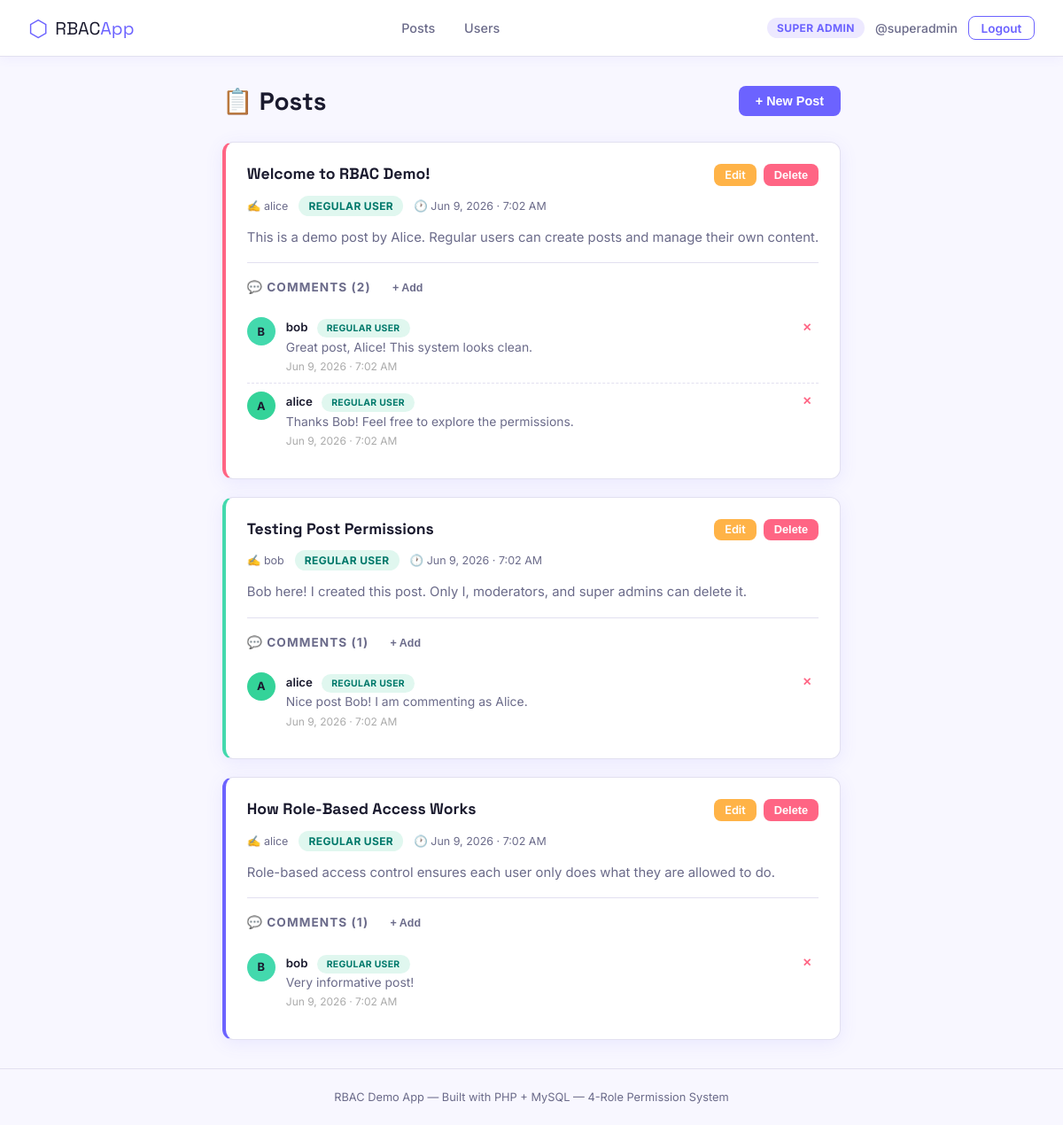
Screenshot of /pages/posts.php (signed in) with the database file from the repository.
### tables this page shows
CREATE TABLE IF NOT EXISTS posts (
    id INT AUTO_INCREMENT PRIMARY KEY,
    user_id INT NOT NULL,
    title VARCHAR(200) NOT NULL,
    content TEXT NOT NULL,
    created_at TIMESTAMP DEFAULT CURRENT_TIMESTAMP,
    updated_at TIMESTAMP DEFAULT CURRENT_TIMESTAMP ON UPDATE CURRENT_TIMESTAMP,
    FOREIGN KEY (user_id) REFERENCES users(id) ON DELETE CASCADE
);

CREATE TABLE IF NOT EXISTS users (
    id INT AUTO_INCREMENT PRIMARY KEY,
    username VARCHAR(50) NOT NULL UNIQUE,
    email VARCHAR(100) NOT NULL UNIQUE,
    password VARCHAR(255) NOT NULL,
    role_id INT NOT NULL DEFAULT 3,
    created_at TIMESTAMP DEFAULT CURRENT_TIMESTAMP,
    FOREIGN KEY (role_id) REFERENCES roles(id)
);

CREATE TABLE IF NOT EXISTS roles (
    id INT AUTO_INCREMENT PRIMARY KEY,
    name VARCHAR(50) NOT NULL UNIQUE,
    label VARCHAR(50) NOT NULL
);

CREATE TABLE IF NOT EXISTS comments (
    id INT AUTO_INCREMENT PRIMARY KEY,
    post_id INT NOT NULL,
    user_id INT NOT NULL,
    content TEXT NOT NULL,
    created_at TIMESTAMP DEFAULT CURRENT_TIMESTAMP,
    FOREIGN KEY (post_id) REFERENCES posts(id) ON DELETE CASCADE,
    FOREIGN KEY (user_id) REFERENCES users(id) ON DELETE CASCADE
);

### includes/auth.php (called while the page is built, shortened)
<?php
function currentRole() {
    return $_SESSION['role'] ?? 'guest';
}
function isSuperAdmin() { return currentRole() === 'super_admin'; }
function canCreatePost() {
    return in_array(currentRole(), ['super_admin', 'moderator', 'regular_user']);
}
function canDeletePost($postOwnerId) {
    if (isSuperAdmin()) return true;
    return false;
}
function canEditPost($postOwnerId) {
    if (isSuperAdmin()) return true;
    return false;
}
function canCreateComment() {
    return in_array(currentRole(), ['super_admin', 'moderator', 'regular_user']);
}
function canDeleteComment($commentOwnerId, $postOwnerId) {
    if (isSuperAdmin()) return true;
    return false;
}
function roleBadgeClass($role) {
    return match($role) {
        'super_admin'  => 'badge-super',
        'moderator'    => 'badge-mod',
        'regular_user' => 'badge-user',
        default        => 'badge-guest',
    };
}
?>

### pages/posts.php (the view, shortened to what this page needs)
<?php
require_once __DIR__ . '/../includes/auth.php';
$db = getDB();
$posts = $db->query("
    SELECT p.*, u.username, r.name AS role, r.label AS role_label
    FROM posts p
    JOIN users u ON p.user_id = u.id
    JOIN roles  r ON u.role_id = r.id
    ORDER BY p.created_at DESC
")->fetchAll();
$comments = $db->query("
    SELECT c.*, u.username, r.name AS role, r.label AS role_label
    FROM comments c
    JOIN users u ON c.user_id = u.id
    JOIN roles  r ON u.role_id = r.id
    ORDER BY c.created_at ASC
")->fetchAll();
$commentsByPost = [];
foreach ($comments as $cmt) {
    $commentsByPost[$cmt['post_id']][] = $cmt;
}
include __DIR__ . '/../includes/header.php';
?>
<div class="page-wrap">
    <div class="page-header">
        <h1 class="page-title">📋 Posts</h1>
        <?php if (canCreatePost()): ?>
            <button class="btn btn-primary" onclick="document.getElementById('newPostModal').classList.add('active')">
                + New Post
            </button>
        <?php endif; ?>
    </div>
    <?php if (empty($posts)): ?>
        <div class="empty-state">
            <div class="empty-icon">📭</div>
            <h3>No posts yet</h3>
            <p>Be the first to create a post!</p>
        </div>
    <?php else: ?>
        <?php foreach ($posts as $post): ?>
        <div class="card post-card" id="post-<?= $post['id'] ?>">
            <div class="card-header">
                <div>
                    <div class="card-title"><?= htmlspecialchars($post['title']) ?></div>
                    <div class="card-meta">
                        <span>✍️ <?= htmlspecialchars($post['username']) ?></span>
                        <span class="badge <?= roleBadgeClass($post['role']) ?>"><?= htmlspecialchars($post['role_label']) ?></span>
                        <span>🕐 <?= date('M j, Y · g:i A', strtotime($post['created_at'])) ?></span>
                    </div>
                </div>
                <div class="card-actions">
                    <?php if (canEditPost($post['user_id'])): ?>
                        <a href="/rbac_project/pages/edit_post.php?id=<?= $post['id'] ?>" class="btn btn-warning btn-sm">Edit</a>
                    <?php endif; ?>
                    <?php if (canDeletePost($post['user_id'])): ?>
                        <button class="btn btn-danger btn-sm" onclick="deletePost(<?= $post['id'] ?>)">Delete</button>
                    <?php endif; ?>
                </div>
            </div>
            <div class="card-body"><?= nl2br(htmlspecialchars($post['content'])) ?></div>
            <div class="comments-section">
                <div class="comments-title">
                    💬 Comments (<?= count($commentsByPost[$post['id']] ?? []) ?>)
                    <?php if (canCreateComment()): ?>
                        <button class="btn btn-ghost btn-sm" onclick="toggleCommentForm(<?= $post['id'] ?>)" style="margin-left:.5rem;font-size:.78rem;">+ Add</button>
                    <?php endif; ?>
                </div>
                <div id="cmtList-<?= $post['id'] ?>">
                <?php foreach ($commentsByPost[$post['id']] ?? [] as $cmt): ?>
                    <div class="comment-item" id="cmt-<?= $cmt['id'] ?>">
                        <div class="comment-avatar av-<?= abs(crc32($cmt['username'])) % 6 ?>">
                            <?= strtoupper($cmt['username'][0]) ?>
                        </div>
                        <div class="comment-content">
                            <span class="comment-author"><?= htmlspecialchars($cmt['username']) ?></span>
                            <span class="badge <?= roleBadgeClass($cmt['role']) ?>" style="font-size:.65rem;margin-left:.35rem;"><?= htmlspecialchars($cmt['role_label']) ?></span>
                            <p class="comment-text"><?= htmlspecialchars($cmt['content']) ?></p>
                            <span class="comment-time"><?= date('M j, Y · g:i A', strtotime($cmt['created_at'])) ?></span>
                        </div>
                        <?php if (canDeleteComment($cmt['user_id'], $post['user_id'])): ?>
                            <button class="comment-del" onclick="deleteComment(<?= $cmt['id'] ?>)">✕</button>
                        <?php endif; ?>
                    </div>
                <?php endforeach; ?>
                </div>
            </div>
        </div>
        <?php endforeach; ?>
    <?php endif; ?>
</div>
<?php include __DIR__ . '/../includes/footer.php'; ?>

### assets/css/style.css (style rules this page uses)
*, *::before, *::after { box-sizing: border-box; margin: 0; padding: 0; }
:root { --primary: #6C63FF; --primary-dk: #4f46c8; --coral: #FF6584; --mint: #43D9AD; --amber: #FFB347; --bg: #F8F7FF; --surface: #FFFFFF; --border: #E2E0F0; --text: #1A1A2E; --text-muted: #6B6B8A; --radius: 12px; --shadow: 0 4px 20px rgba(108,99,255,.10); --shadow-lg: 0 8px 32px rgba(108,99,255,.16); }
body { font-family: 'Inter', sans-serif; background: var(--bg); color: var(--text); min-height: 100vh; display: flex; flex-direction: column; }
.btn { display: inline-flex; align-items: center; gap: .4rem; padding: .55rem 1.2rem; border-radius: 8px; font-size: .9rem; font-weight: 600; border: none; cursor: pointer; text-decoration: none; transition: transform .15s, box-shadow .15s, opacity .15s; }
.btn-primary { background: var(--primary); color: #fff; }
.btn-danger { background: var(--coral); color: #fff; }
.btn-warning { background: var(--amber); color: #fff; }
.btn-ghost { background: transparent; color: var(--text-muted); }
.btn-sm { padding: .3rem .75rem; font-size: .8rem; }
.badge { display: inline-block; padding: .25rem .7rem; border-radius: 99px; font-size: .75rem; font-weight: 700; letter-spacing: .03em; text-transform: uppercase; }
.badge-user { background: #e0f7ef; color: #00796b; }
.page-wrap { max-width: 900px; margin: 2rem auto; padding: 0 1.25rem; flex: 1; }
.page-header { display: flex; align-items: center; justify-content: space-between; margin-bottom: 1.75rem; gap: 1rem; flex-wrap: wrap; }
.page-title { font-family: 'Space Grotesk', sans-serif; font-size: 1.75rem; color: var(--text); }
.card { background: var(--surface); border: 1px solid var(--border); border-radius: var(--radius); padding: 1.5rem; box-shadow: var(--shadow); transition: box-shadow .2s; }
.card + .card { margin-top: 1.25rem; }
.card-header { display: flex; align-items: flex-start; justify-content: space-between; gap: 1rem; margin-bottom: .75rem; }
.card-title { font-family: 'Space Grotesk', sans-serif; font-size: 1.1rem; color: var(--text); font-weight: 700; }
.card-body { color: var(--text-muted); font-size: .93rem; line-height: 1.65; }
.card-meta { display: flex; align-items: center; gap: .75rem; margin-top: .85rem; flex-wrap: wrap; font-size: .78rem; color: var(--text-muted); }
.card-actions { display: flex; gap: .5rem; flex-shrink: 0; flex-wrap: wrap; }
.comments-section { margin-top: 1rem; border-top: 1px solid var(--border); padding-top: 1rem; }
.comments-title { font-size: .85rem; font-weight: 700; text-transform: uppercase; letter-spacing: .08em; color: var(--text-muted); margin-bottom: .75rem; }
.comment-item { display: flex; gap: .75rem; padding: .6rem 0; border-bottom: 1px dashed var(--border); }
.comment-item:last-child { border-bottom: none; }
.comment-avatar { width: 32px; height: 32px; border-radius: 50%; display: flex; align-items: center; justify-content: center; font-weight: 700; font-size: .8rem; flex-shrink: 0; color: #fff; }
.comment-content { flex: 1; }
.comment-author { font-weight: 600; font-size: .83rem; color: var(--text); }
.comment-text { font-size: .87rem; color: var(--text-muted); margin: .15rem 0; }
.comment-time { font-size: .75rem; color: #aaa; }
.comment-del { background: none; border: none; cursor: pointer; color: var(--coral); font-size: .78rem; font-weight: 600; padding: .2rem .5rem; border-radius: 6px; transition: background .15s; align-self: flex-start; }
.post-card { border-left: 4px solid var(--primary); }
.post-card:nth-child(3n+2) { border-left-color: var(--coral); }
.post-card:nth-child(3n+3) { border-left-color: var(--mint); }
.av-2 { background: var(--mint); color: #1A1A2E !important; }
.av-5 { background: #34d399; color: #1A1A2E !important; }

### rows the page displays
posts: title "Welcome to RBAC Demo!", user.username "alice", roles.label "REGULAR USER", created_at "Jun 9, 2026 · 7:02 AM", content "This is a demo post by Alice. Regular users can create posts and manage their own content.", id "2"
comments: user.username "B", user.username "bob", roles.label "REGULAR USER", content "Great post, Alice! This system looks clean.", created_at "Jun 9, 2026 · 7:02 AM"
comments: user.username "A", user.username "alice", roles.label "REGULAR USER", content "Thanks Bob! Feel free to explore the permissions.", created_at "Jun 9, 2026 · 7:02 AM"
posts: title "Testing Post Permissions", user.username "bob", roles.label "REGULAR USER", created_at "Jun 9, 2026 · 7:02 AM", content "Bob here! I created this post. Only I, moderators, and super admins can delete it.", id "1"
comments: user.username "A", user.username "alice", roles.label "REGULAR USER", content "Nice post Bob! I am commenting as Alice.", created_at "Jun 9, 2026 · 7:02 AM"
posts: title "How Role-Based Access Works", user.username "alice", roles.label "REGULAR USER", created_at "Jun 9, 2026 · 7:02 AM", content "Role-based access control ensures each user only does what they are allowed to do.", id "1"
comments: user.username "B", user.username "bob", roles.label "REGULAR USER", content "Very informative post!", created_at "Jun 9, 2026 · 7:02 AM"

### other values shown
roleLabel(currentRole()) "SUPER ADMIN"
$user['username'] "superadmin"
